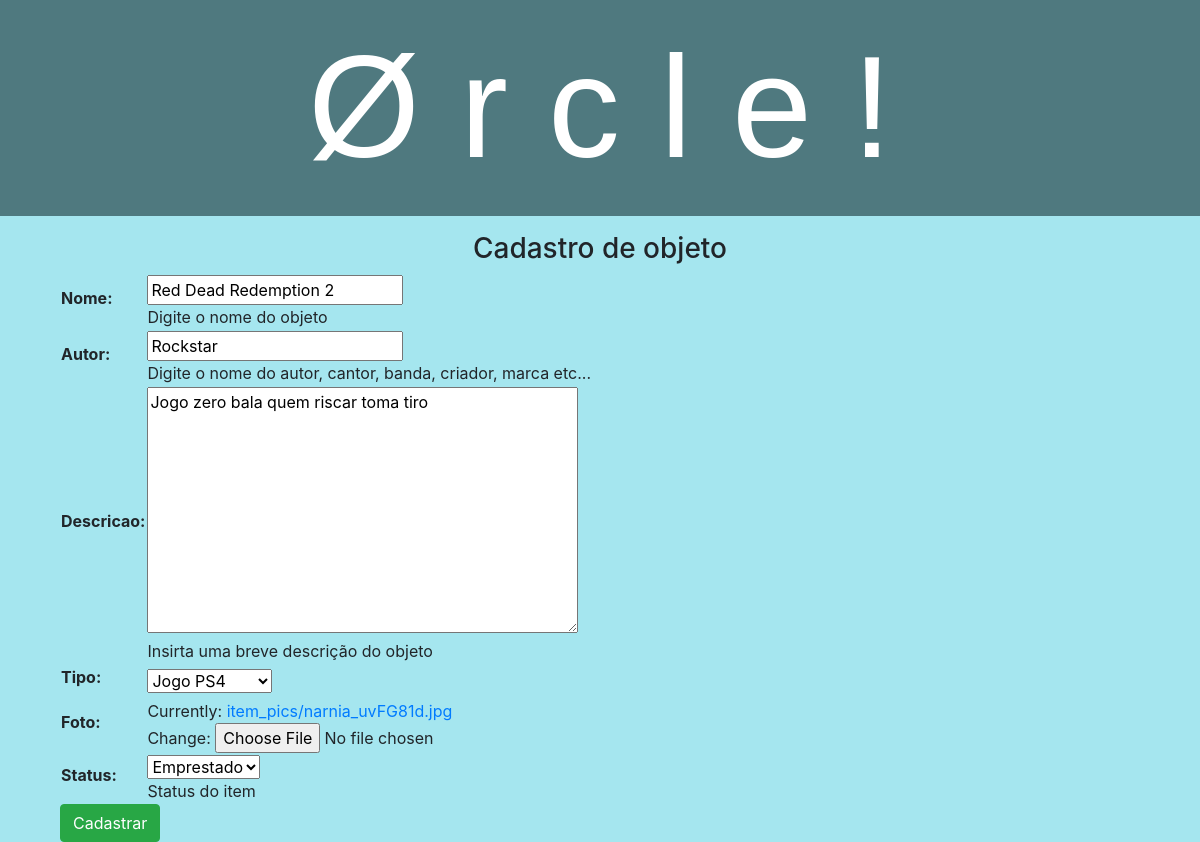
/borrows/item/4/update/, run on the app's committed database.
### borrows/models.py (models this page shows, shortened)
class Item(models.Model):
    nome = models.CharField(max_length=200, help_text='Digite o nome do objeto')
    autor = models.CharField(max_length=200, help_text='Digite o nome do autor, cantor, banda, criador, marca etc...')
    descricao = models.TextField(max_length=1000, help_text='Insirta uma breve descrição do objeto')
    dono = models.ForeignKey(User, on_delete=models.CASCADE)
    tipo = models.ForeignKey('TipoItem', on_delete=models.SET_NULL, null=True)
    foto = models.ImageField(upload_to = 'item_pics', default = 'item_pics/no-image-item.png')
    LOAN_STATUS = (
        ('e', 'Emprestado'),
        ('i', 'Indisponível'),
        ('d', 'Disponível'),
    )
    status = models.CharField(
        max_length=1,
        choices=LOAN_STATUS,
        default='d',
        help_text='Status do item',
    )
    dtCadastro = models.DateTimeField(auto_now_add=True)

class TipoItem(models.Model):
    nome = models.CharField(max_length=200, help_text='Digite o nome tipo de objeto')
    descricao = models.TextField(max_length=1000, help_text='Insirta uma breve descrição do objeto')
    def __str__(self):
        return f'{self.nome}'

### borrows/views.py (the view)
# urls.py: path('item/<int:pk>/update/', views.ItemUpdate.as_view(), name='item_update'),
class ItemUpdate(UpdateView):
    model = Item
    fields = ['nome', 'autor', 'descricao', 'tipo', 'foto', 'status']
    success_url = reverse_lazy('itens')

### borrows/templates/borrows/item_form.html (shortened to what this page needs)
{% extends "base_generic.html" %}
{% block content %}
<div class="container">
  <div class="container" style="text-align:center;">
      <h3>Cadastro de objeto</h3>
  </div>
    <form action="" method="post" enctype="multipart/form-data">
      <table>
        {{ form.as_table}}
      </table>
    <input type="submit" value="Cadastrar" class='btn btn-success'>
  </form>
</div>
{% endblock %}

### data on the page
Item: nome "Red Dead Redemption 2", autor "Rockstar", descricao "Jogo zero bala quem riscar toma tiro", tipo "Jogo PS4", status "Emprestado"
